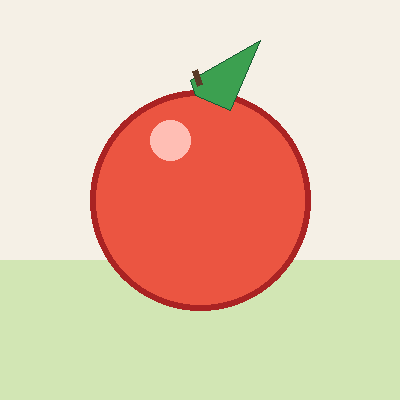
#> input picture Introduction/fruit.png, 400 x 400 px, found by its file name
$ jupyter execute chapter1.ipynb
#> lines starting #> are read from the running program, lines starting #| are printed output that depends on the picture
# Loading an image

[cell 1]
import cv2
import numpy as np
# 1 = color image
# 0 = grayscale image
# -1 = including alpha channel
## reading image
img = cv2.imread('/Users/karansingh/ocr-learning/Introduction/fruit.png')
#> img is the input picture: shape (400, 400, 3); mean B, G, R 173.7, 198.7, 227.9
## displaying image
if img is None:
    print("Image not found")
else:
    print("Image found")

# Display an image

[cell 2]
img = cv2.imread('/Users/karansingh/ocr-learning/Introduction/fruit.png')
if img is not None:
    cv2.imshow('Output Image', img) ## open a window and display image
    cv2.waitKey(0) ## wait for a key press to close the window
    cv2.destroyAllWindows() ## close all windows
else:
    print("Image not found") ## check if image is loaded successfully

# Save an image

[cell 3]
import cv2
img = cv2.imread('/Users/karansingh/ocr-learning/Introduction/fruit.png')
if img is not None:
    success = cv2.imwrite('output_fruit.png', img) ## save the image to a file
    if success:
        print("Image saved successfully")
    else:
        print("Image not found, cannot save")
else:
    print("Image not found, cannot save")

# image dimensions

[cell 4]
# image.shape
## (height, width, channels) = img.shape
# image.size
# image.dtype
import cv2
import numpy as np
img = cv2.imread('/Users/karansingh/ocr-learning/Introduction/fruit.png')
if img is not None:
    # print("Image Shape:", img.shape) ## prints (height, width, channels)
    # print("Image Size:", img.size)   ## prints total number of pixels
    # print("Image Data Type:", img.dtype) ## prints data type of image array
    h,w,c = img.shape
#> h = 400; w = 400; c = 3
    print(f"Height: {h}, Width: {w}, Channels: {c}")
#| Height: 400, Width: 400, Channels: 3
else:
    print("Image not found")

# Gray scale conversion

[cell 5]
img = cv2.imread('/Users/karansingh/ocr-learning/Introduction/fruit.png')
if img is not None:
    gray_img = cv2.cvtColor(img, cv2.COLOR_BGR2GRAY) ## convert to grayscale
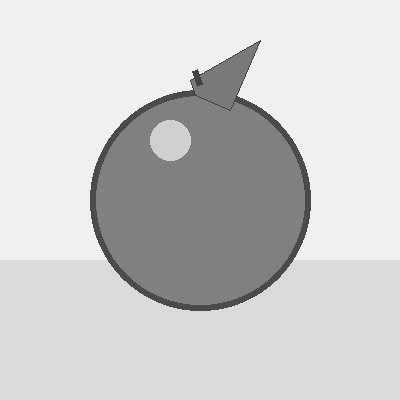
#> gray_img: shape (400, 400); min 66, max 240, mean 204.4
    cv2.imshow('Grayscale Image', gray_img)
    cv2.waitKey(0)
    cv2.destroyAllWindows()
else:
    print("Image not found")
